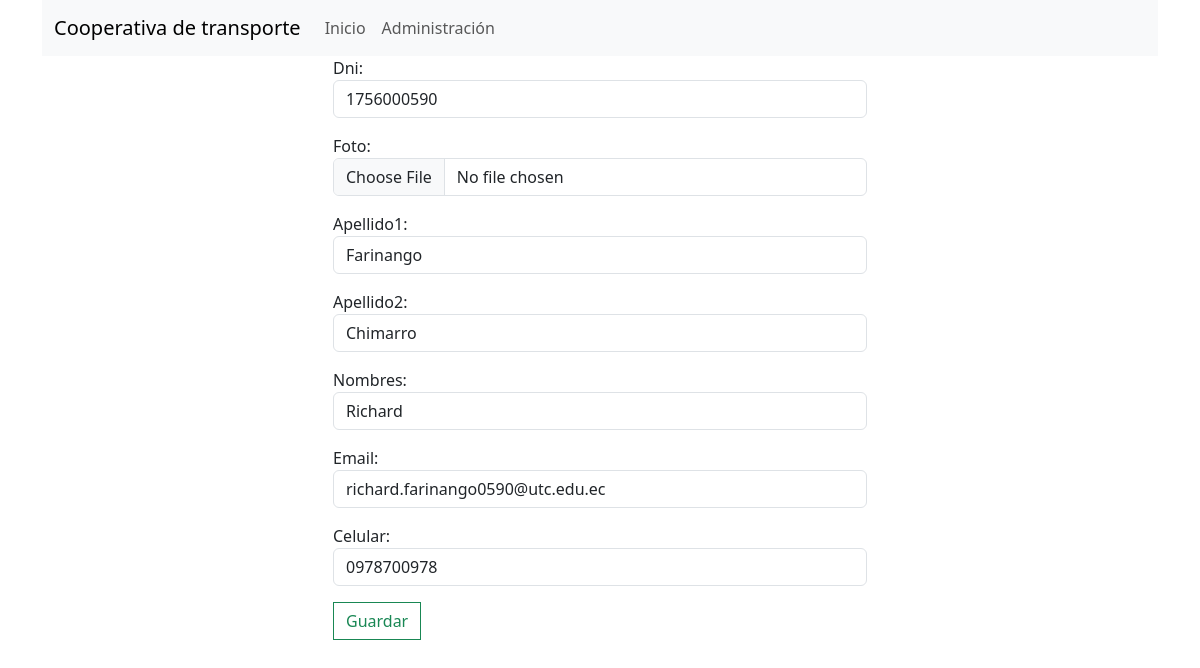
The page /conductores/administracion/editar/2 on the database as committed earlier.
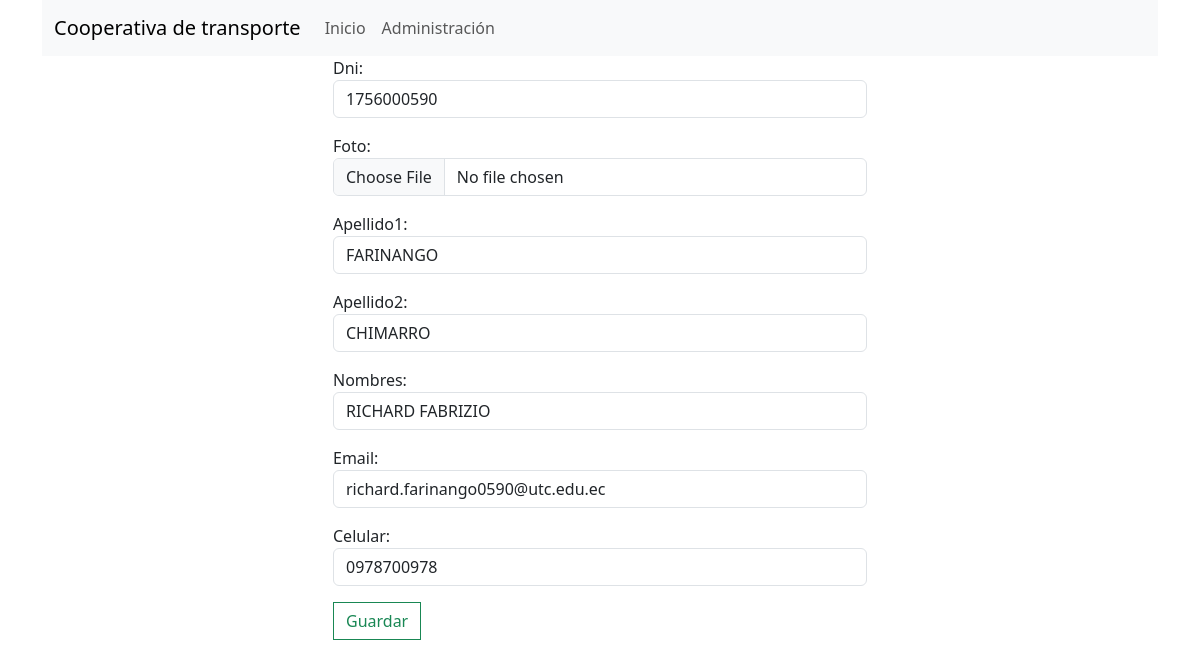
The same page on the database as committed later.
### Apps/conductores/models.py (models this page shows, shortened)
class Conductores(models.Model):
    id = models.AutoField(primary_key=True)
    dni = models.CharField(unique=True, max_length=10)
    foto = models.ImageField(upload_to='conductores/', default='conductores/conductor_default.png')
    apellido1 = models.CharField(max_length=150)
    apellido2 = models.CharField(max_length=150)
    nombres = models.CharField(max_length=150)
    email = models.EmailField()
    celular = models.CharField(max_length=10)

### Apps/conductores/views.py (the view)
# urls.py: path('administracion/editar/<int:id>', views.editar),
def editar(request, id):
    conductor = Conductores.objects.get(id=id)
    form = ConductoresForm(instance=conductor)
    if request.method == 'POST':
        try:
            form = ConductoresForm(request.POST, request.FILES, instance = conductor)
            if form.is_valid():
                form.save()
                messages.success(request, 'Se guardó con éxito el Conductor')
            else:
                messages.warning(request, 'Rellena los campos adecuadamente')
        except Exception as e:
            messages.error(request, e)
        return redirect('/conductores/')
    else:
        return render(request, 'administracion_conductores.html', {'form': form})

### Apps/conductores/models.py
class ConductoresForm(ModelForm):
    class Meta:
        model = Conductores
        fields = '__all__'
        widgets = {
            'dni': forms.TextInput(attrs={'class': 'form-control'}),
            'foto': forms.FileInput(attrs={'class':'form-control'}),
            'apellido1': forms.TextInput(attrs={'class': 'form-control'}),
            'apellido2': forms.TextInput(attrs={'class': 'form-control'}),
            'nombres': forms.TextInput(attrs={'class': 'form-control'}),
            'email': forms.EmailInput(attrs={'class': 'form-control'}),
            'celular': forms.TextInput(attrs={'class': 'form-control'}),
        }

### Apps/conductores/templates/administracion_conductores.html (shortened to what this page needs)
{% extends 'base.html' %}
{% block body %}
    <div class="d-flex justify-content-center" >
        <div class="w-50 row">
            <form action="" method="post">
                {{form.as_p}}
                <button class="rounded-0 btn btn-outline-success" type="submit">Guardar</button>
            </form>
        </div>
    </div>
{% endblock %}

Rows that differ between the two databases and show on the page:
changed Conductores "richard.farinango0590@utc.edu.ec": apellido1 "Farinango" → "FARINANGO"; apellido2 "Chimarro" → "CHIMARRO"; nombres "Richard" → "RICHARD FABRIZIO"
